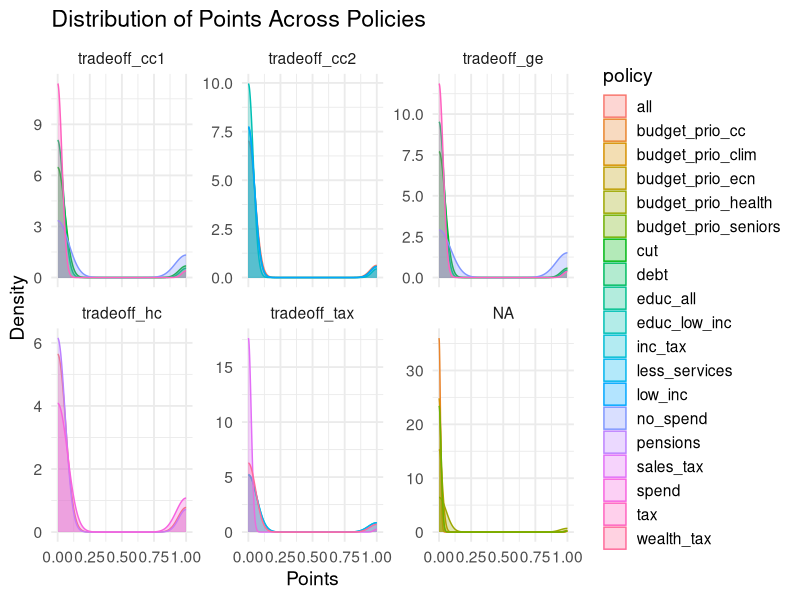
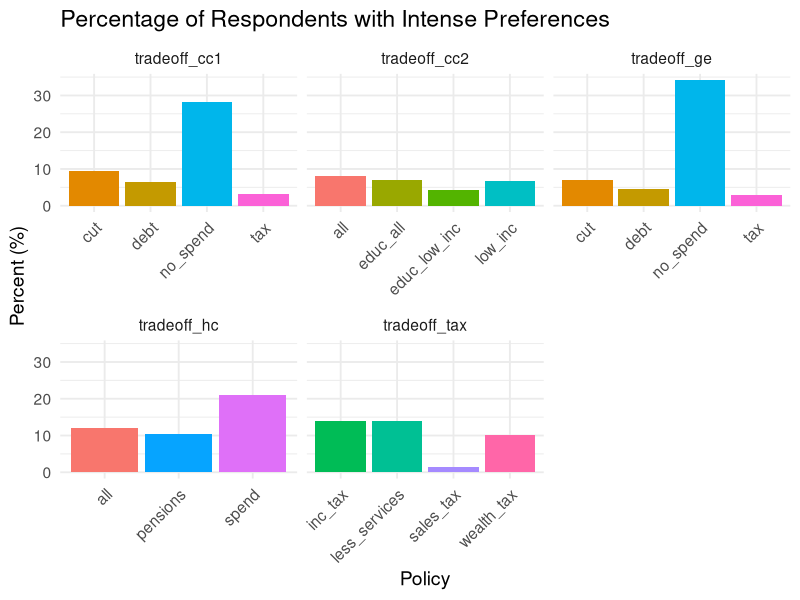
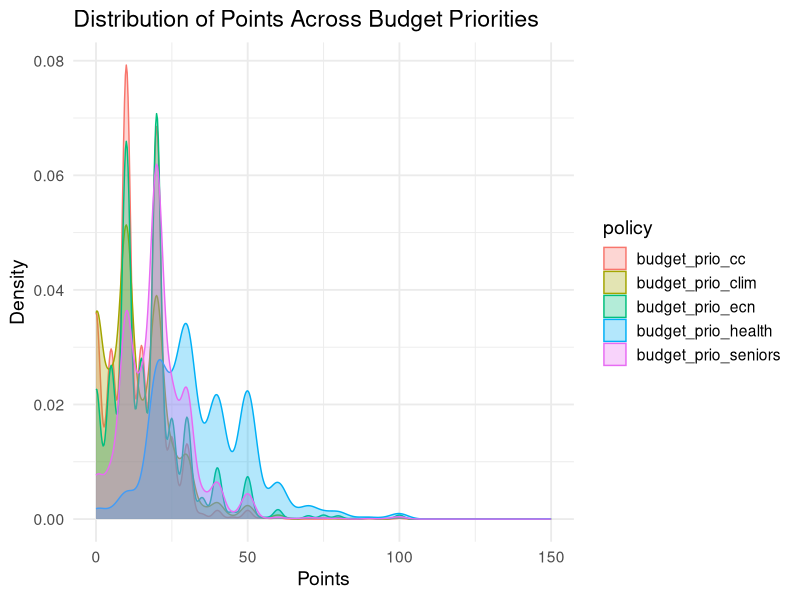

R code for these plots, in order:
# ===================================================================
# DESCRIPTIVE STATISTICS PRIOR TO MODELS
# ===================================================================

# -----------------------
# Load packages
# -----------------------
library(tidyverse)
library(tidyr)
library(dplyr)

# -----------------------
# Load wrangled and clean data (from aca_wrangling_W26.csv, now data/clean_df_valid.csv)
# -----------------------

df <- read.csv("data/clean_df_valid.csv")

# -------------------------------------------------------------------
# VISUALIZATION: Proportion Selecting Each Policy as Top Priority (intensity)
# -------------------------------------------------------------------
# Uses binary tradeoff intensity variables
# -------------------------------------------------------------------

# Intense allocation across all tradeoff questions
summary_all <- df %>%
  # select all columns ending with "_intense"
  select(ends_with("_intense")) %>%
  pivot_longer(
    cols = everything(),
    names_to = "policy",
    values_to = "points"
  ) %>%
  mutate(
    # extract the question type (cc1, cc2, ge, etc.)
    question = str_extract(policy, "^tradeoff_[^_]+"),
    # clean policy name
    policy = str_remove(policy, "^tradeoff_[^_]+_") %>% str_remove("_intense")
  ) %>%
  group_by(question, policy) %>%
  summarise(
    mean_points = mean(points, na.rm = TRUE),
    .groups = "drop"
  )

# Reshape the data
all_points <- df %>%
  select(ends_with("_intense")) %>%
  pivot_longer(
    cols = everything(),
    names_to = "policy",
    values_to = "points"
  ) %>%
  mutate(
    question = str_extract(policy, "^tradeoff_[^_]+"),
    policy = str_remove(policy, "^tradeoff_[^_]+_") %>% str_remove("_intense")
  )

# Plot 
ggplot(all_points %>% filter(!is.na(points)), 
       aes(x = points, color = policy, fill = policy)) +
  geom_density(alpha = 0.3) +
  facet_wrap(~ question, scales = "free_y") +
  labs(
    title = "Distribution of Points Across Policies",
    x = "Points",
    y = "Density"
  ) +
  theme_minimal(base_size = 14)

# Count intense preferences for all tradeoff questions
all_counts <- df %>%
  select(matches("^tradeoff_.*_intense$")) %>%       # select all tradeoff intense columns
  pivot_longer(
    cols = everything(),
    names_to = "full_var",
    values_to = "intense"
  ) %>%
  mutate(
    question = str_extract(full_var, "^tradeoff_[^_]+"),       # extract question, e.g., tradeoff_cc1
    policy = str_remove(full_var, "^tradeoff_[^_]+_") %>%      # remove question prefix
      str_remove("_intense")                             # remove suffix
  ) %>%
  group_by(question, policy) %>%
  summarise(
    n_intense = sum(intense, na.rm = TRUE),
    n_total = sum(!is.na(intense)),
    pct_intense = n_intense / n_total * 100,
    .groups = "drop"
  )

all_counts

# Bar chart of intense preferences per policy per question
ggplot(all_counts, aes(x = policy, y = pct_intense, fill = policy)) +
  geom_col(show.legend = FALSE) +             # simple bars, no legend
  facet_wrap(~ question, scales = "free_x") + # one panel per question
  labs(
    title = "Percentage of Respondents with Intense Preferences",
    x = "Policy",
    y = "Percent (%)"
  ) +
  theme_minimal(base_size = 14) +
  theme(
    axis.text.x = element_text(angle = 45, hjust = 1) # rotate x labels
  )


# -------------------------------------------------------------------
# Five budget priority variables

budget_vars <- c(
  "budget_prio_health",
  "budget_prio_seniors",
  "budget_prio_cc",
  "budget_prio_ecn",
  "budget_prio_clim"
)

# Reshape to long format
budget_long <- df %>%
  select(all_of(budget_vars)) %>%
  pivot_longer(
    cols = everything(),
    names_to = "policy",
    values_to = "points"
  )

# Plot density
ggplot(budget_long %>% filter(!is.na(points)), aes(x = points, fill = policy, color = policy)) +
  geom_density(alpha = 0.3) +
  labs(
    title = "Distribution of Points Across Budget Priorities",
    x = "Points",
    y = "Density"
  ) +
  theme_minimal(base_size = 14)